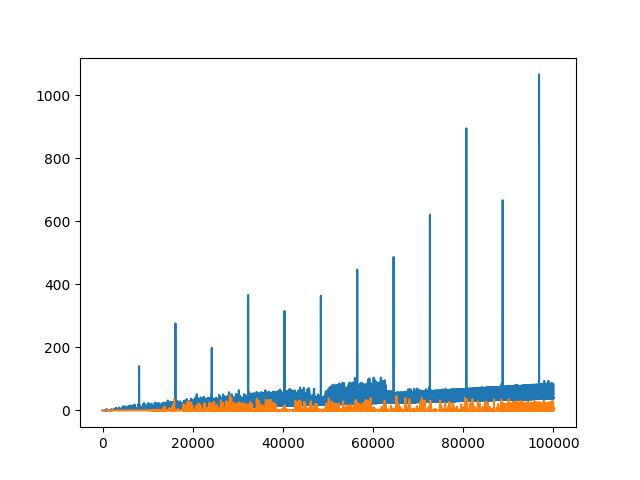
#> input picture Python/vectvsfor.png, 640 x 480 px
$ python sndimg.py vectvsfor.png out.png   (older library calls are emulated)
#> lines starting #> are read from the running program, lines starting #| are printed output that depends on the picture
import wave, struct, math # To calculate the WAV file content
import numpy as np # To handle matrices
from PIL import Image # To open the input image and convert it to grayscale

import scipy.ndimage # To resample using nearest neighbour

'''
    Loads a picture, converts it to greyscale, then to numpy array, normalise it so that the max value is 1
    the min is 0, increase the contrast a bit, remove every pixel which intensity is lower that 0.5,
    then resize the picture using nearest neighbour resampling and outputs the numpy matrix.

    FYI: imgArr[0,0] is the top left corner of the image, cheers matrix indexing

    Returns: the resized image as a high contrast, normalised between 0 and 1, numpy matrix
'''
def loadPicture(size, file, contrast=True, highpass=False, verbose=1):
#> called with size = (55, 220500), file = 'vectvsfor.png', contrast = False, highpass = False, verbose = False
    img = Image.open(file)
#> img is the input picture: PIL image 640x480 RGBA; mean R, G, B, A 245.3, 246.6, 247.2, 255
    img = img.convert("L")
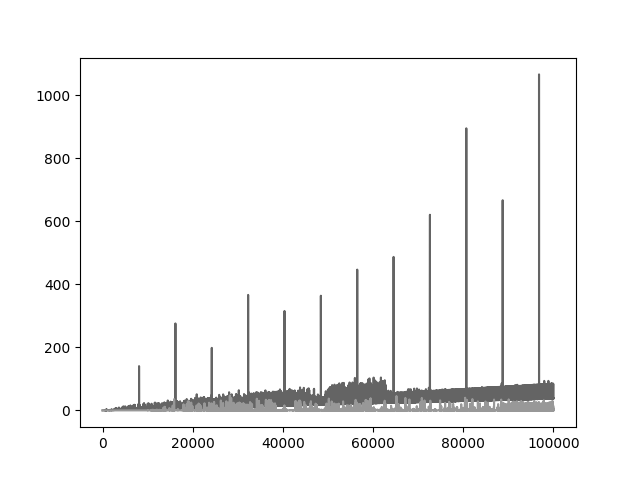
#> img: PIL image 640x480 L; min 0, max 255, mean 246.3
    #img = img.resize(size) # DO NOT DO THAT OR THE PC WILL CRASH

    imgArr = np.array(img)
    imgArr = np.flip(imgArr, axis=0)
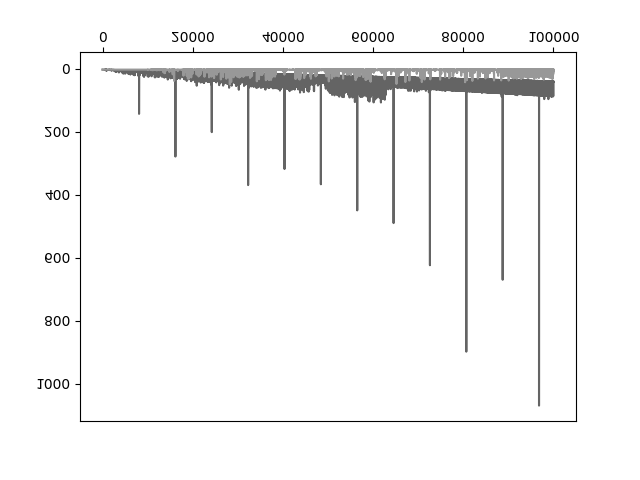
#> imgArr: shape (480, 640); min 0, max 255, mean 246.3
    if verbose:
        print("Image original size: ", imgArr.shape)

    # Increase the contrast of the image
    if contrast:
        imgArr = 1/(imgArr+10**15.2) # Now only god knows how this works but it does
    else:
        imgArr = 1 - imgArr
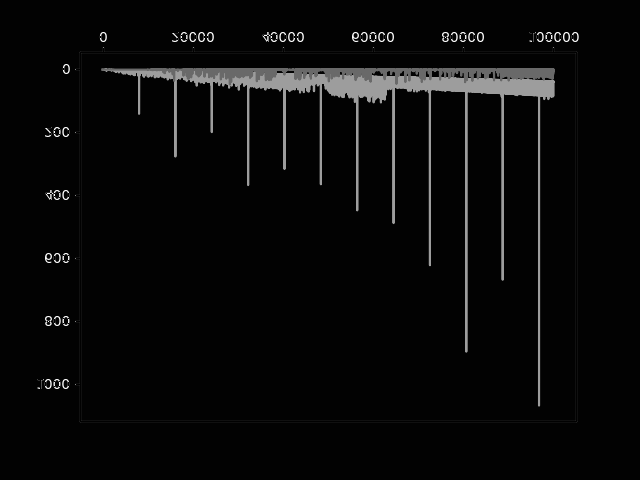
#> imgArr: shape (480, 640); min 0, max 255, mean 9.1
    # Scale between 0 and 1
    imgArr -= np.min(imgArr)
    imgArr = imgArr/np.max(imgArr)
    # Remove low pixel values (highpass filter)
    if highpass:
        removeLowValues = np.vectorize(lambda x: x if x > 0.5 else 0, otypes=[np.float])
        imgArr = removeLowValues(imgArr)

    if size[0] == 0:
        size = imgArr.shape[0], size[1]
    if size[1] == 0:
        size = size[0], imgArr.shape[1]
    resamplingFactor = size[0]/imgArr.shape[0], size[1]/imgArr.shape[1]
#> resamplingFactor = (0.115, 344.5)
    if resamplingFactor[0] == 0:
        resamplingFactor = 1, resamplingFactor[1]
    if resamplingFactor[1] == 0:
        resamplingFactor = resamplingFactor[0], 1

    # Order : 0=nearestNeighbour, 1:bilinear, 2:cubic etc...
    imgArr = scipy.ndimage.zoom(imgArr, resamplingFactor, order=0)

    if verbose:
        print("Resampling factor", resamplingFactor)
        print("Image resized :", imgArr.shape)
        print("Max intensity: ", np.max(imgArr))
        print("Min intensity: ", np.min(imgArr))
    return imgArr

def genSoundFromImage(file, output="sound.wav", duration=5.0, sampleRate=44100.0, intensityFactor=1, min_freq=0, max_freq=22000, invert=False, contrast=True, highpass=True, verbose=False):
    wavef = wave.open(output,'w')
    wavef.setnchannels(1) # mono
    wavef.setsampwidth(2)
    wavef.setframerate(sampleRate)

    max_frame = int(duration * sampleRate)
    max_intensity = 32767 # Defined by WAV

    stepSize = 400 # Hz, each pixel's portion of the spectrum
    steppingSpectrum = int((max_freq-min_freq)/stepSize)

    imgMat = loadPicture(size=(steppingSpectrum, max_frame), file=file, contrast=contrast, highpass=highpass, verbose=verbose)
    if invert:
        imgMat = 1 - imgMat
    imgMat *= intensityFactor # To lower/increase the image overall intensity
    imgMat *= max_intensity # To scale it to max WAV audio intensity
    if verbose:
        print("Input: ", file)
        print("Duration (in seconds): ", duration)
        print("Sample rate: ", sampleRate)
        print("Computing each soundframe sum value..")
    for frame in range(max_frame):
        if frame % 60 == 0: # Only print once in a while
            print("Progress: ==> {:.2%}".format(frame/max_frame), end="\r")
        signalValue, count = 0, 0
        for step in range(steppingSpectrum):
            intensity = imgMat[step, frame]
            if intensity < 0.1*intensityFactor:
                continue
            # nextFreq is less than currentFreq
            currentFreq = (step * stepSize) + min_freq
            nextFreq = ((step+1) * stepSize) + min_freq
            if nextFreq - min_freq > max_freq: # If we're at the end of the spectrum
                nextFreq = max_freq
            for freq in range(currentFreq, nextFreq, 1000): # substep of 1000 Hz is good
                signalValue += intensity*math.cos(freq * 2 * math.pi * float(frame) / float(sampleRate))
                count += 1
        if count == 0: count = 1
        signalValue /= count

        data = struct.pack('<h', int(signalValue))
        wavef.writeframesraw( data )

    wavef.writeframes(''.encode())
    wavef.close()
    print("\nProgress: ==> 100%")
    if verbose:
        print("Output: ", output)

import sys
import argparse
import cv2

def main(argv):
    parser = argparse.ArgumentParser()
    parser.add_argument("inputImage", help="Input image in any PIL supported format (JPG, PNG (with and without alpha), BMP etc...)")
    parser.add_argument("outputFile", help="path where to output the soundfile in WAV format")
    parser.add_argument("-d", "--duration", help="Duration of the sound to output, in whole seconds, default: 5", type=int)
    parser.add_argument("-n", "--minFreq", help="Minimum frequency to use, in Hz, default: 0", type=int)
    parser.add_argument("-x", "--maxFreq", help="Maximum frequency to use, in Hz, default: 22000", type=int)
    parser.add_argument("-s", "--samplerate", help="Sample rate of the sound to output, in Hertz, default: 44100", type=int)
    parser.add_argument("-if", "--intensityFactor", help="Factory by which multiply the image intensity, in decimal, default: 1.0", type=float)
    parser.add_argument("-i", "--invert", help="Invert the image intensity, resulting in an inverted spectrum", action="store_true")
    parser.add_argument("-c", "--contrast", help="Increases image's contrast before converting it, can enhance the resulting spectrum", action="store_true")
    parser.add_argument("-hi", "--highintensity", help="Cut low intensity pixels, can enhance result", action="store_true")
    parser.add_argument("-v", "--verbose", help="Display verbose", action="store_true")
    args = parser.parse_args()

    img = args.inputImage
    output = args.outputFile
    duration = 5 if not args.duration else args.duration
    min_freq = 0 if not args.minFreq else args.minFreq
    max_freq = 22000 if not args.maxFreq else args.maxFreq
    sampleRate = 44100 if not args.samplerate else args.samplerate
    intensityFactor = 1 if not args.intensityFactor else args.intensityFactor
    invert = args.invert
    contrast = args.contrast
    highpass = args.highintensity # Not a real highpass, but it cuts low intensities...
    verbose = args.verbose

    genSoundFromImage(
            file=img,
            output=output,
            duration=duration,
            sampleRate=sampleRate,
            min_freq=min_freq,
            max_freq=max_freq,
            contrast=contrast,
            invert=invert,
            intensityFactor=intensityFactor,
            highpass=highpass,
            verbose=verbose)

if __name__ == "__main__":
    main(sys.argv[1:])
